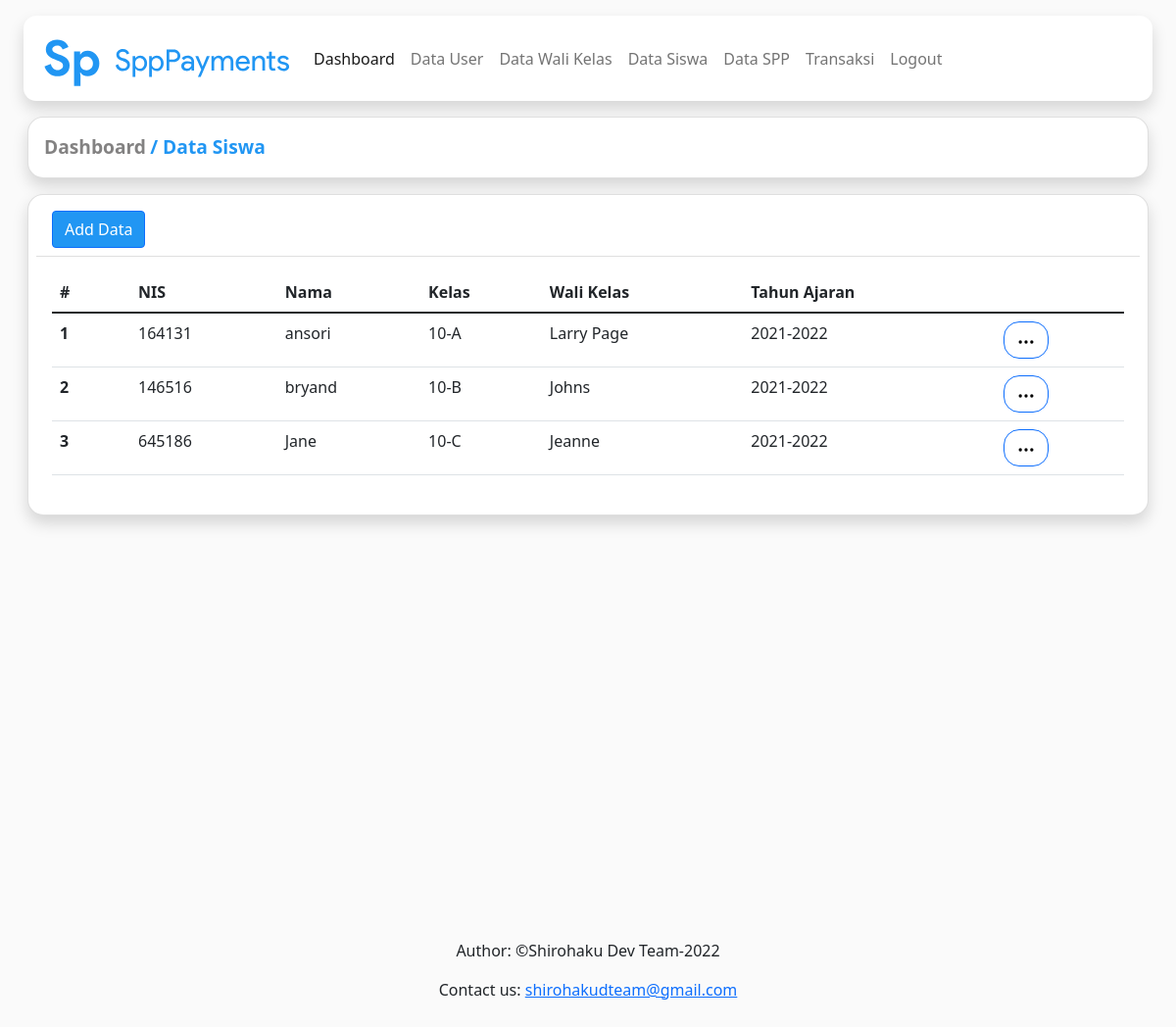
The app's page /src/show/showdatastudent.php (signed in), older data.
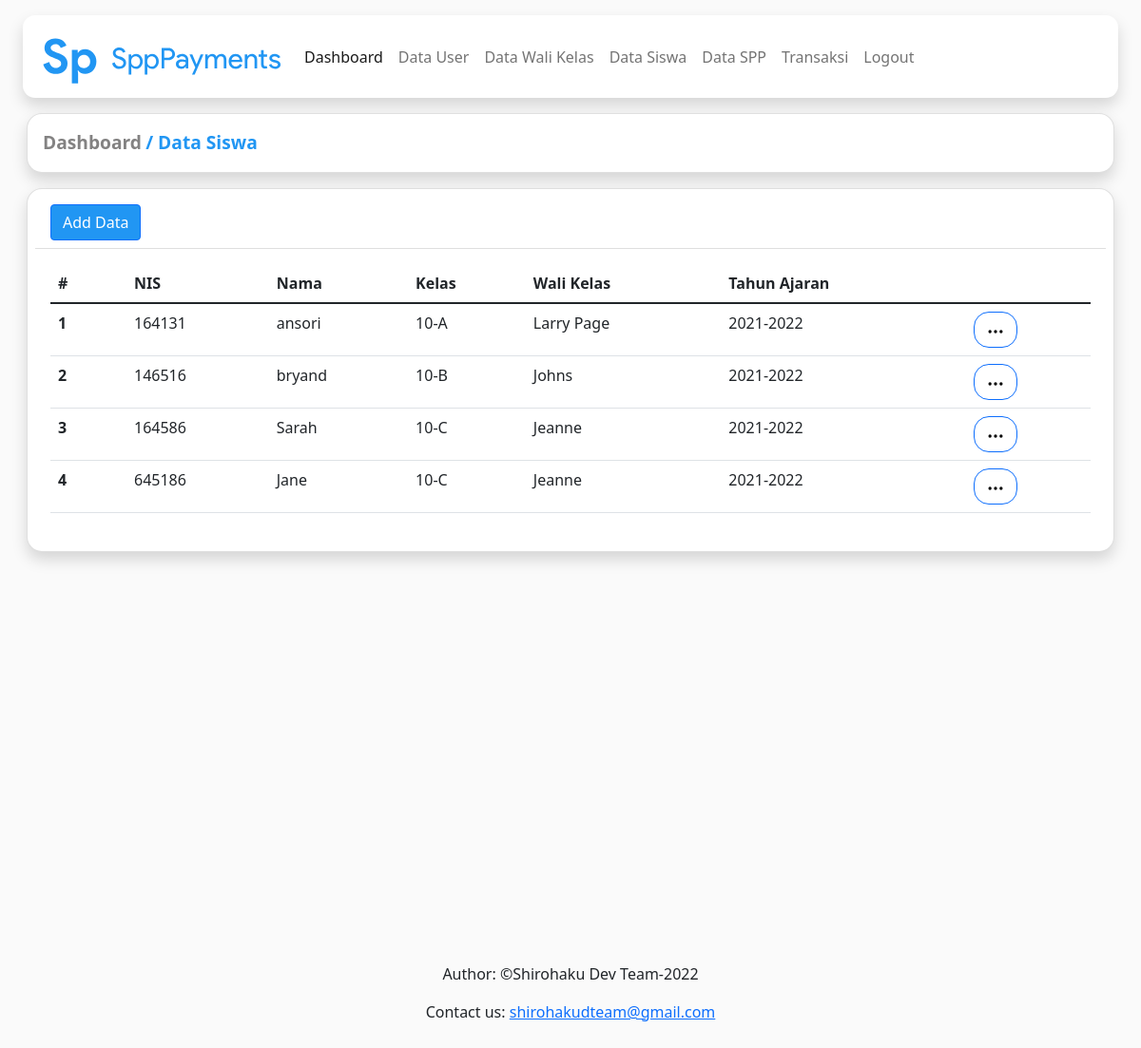
The same page, newer data.
### tables this page shows
CREATE TABLE `student` (
  `nis` varchar(128) NOT NULL,
  `student_name` varchar(255) DEFAULT NULL,
  `class` varchar(8) DEFAULT NULL,
  `periode` varchar(128) DEFAULT NULL
);

CREATE TABLE `wclass` (
  `class` varchar(8) NOT NULL,
  `fullname` varchar(255) DEFAULT NULL
);

### src/show/showdatastudent.php (the view, shortened to what this page needs)
<?php include "../header/header.php"; ?>
<div class="content-body">
        <div class="container-fluid">
		  <div class="card bg-white ms-3 me-3 shadow" style="border-radius: 16px;">
			<div class="card-body">
			  <div class="">
				<a href="../index/admin.php" class="" style="text-decoration: none; color: rgb(131, 130, 130); font-weight: bold; font-size: larger;">Dashboard</a>
				<a href="javascript:void(0)" class="" style="text-decoration: none; color: #2196f3; font-weight: bold; font-size: larger;">/ Data Siswa</a>
           	  </div>
			</div>
		  </div>
          <div class="row">
            <div class="col-lg-12">
              <div class="card bg-white p-2 m-3 shadow" style="border-radius: 16px;">
                <div class="card-header bg-white" style="border-top-left-radius: 16px; border-top-right-radius: 16px;">
									<a href="../add/addstudent.php" class="btn btn-primary d-sm-inline-block d-none" style="background-color: #2196f3;">Add Data</a>
                </div>
                <div class="card-body">
                  <div class="table-responsive">
                    <table class="table table-responsive-md">
                      <thead>
                        <tr>
                          <th style="width: 80px"><strong>#</strong></th>
                          <th><strong>NIS</strong></th>
                          <th><strong>Nama</strong></th>
                          <th><strong>Kelas</strong></th>
                          <th><strong>Wali Kelas</strong></th>
                          <th><strong>Tahun Ajaran</strong></th>
                          <th></th>
                        </tr>
                      </thead>
                      <tbody>
											<?php
												include "../connection/connection.php";
												$getData=mysqli_query($conn, "SELECT a.*, b.fullname FROM student as a inner join wclass as b on a.class = b.class order by class asc");
												$no=1;
												while($data = mysqli_fetch_array($getData)){
													echo "<tr>
                          <td><strong>$no</strong></td>
                          <td>$data[nis]</td>
                          <td>$data[student_name]</td>
                          <td>$data[class]</td>
                          <td>$data[fullname]</td>
                          <td>$data[periode]</td>
                          <td>
                            <div class='dropdown'>
                              <button type='button' class='btn btn-outline-primary light sharp' data-bs-toggle='dropdown' style='border-radius: 16px;'>
                                <svg width='20px' height='20px' viewbox='0 0 24 24' version='1.1'>
                                  <g stroke='none' stroke-width='1' fill='none' fill-rule='evenodd'>
                                    <rect x='0' y='0' width='24' height='24'></rect>
                                    <circle fill='#000000' cx='5' cy='12' r='2'></circle>
                                    <circle fill='#000000' cx='12' cy='12' r='2'></circle>
                                    <circle fill='#000000' cx='19' cy='12' r='2'></circle>
                                  </g>
                                </svg>
                              </button>
                              <div class='dropdown-menu shadow' style='border-radius: 16px;'>
                                <a class='dropdown-item' href='../edit/editstudent.php?nis=$data[nis]'>Edit</a>
                                <a class='dropdown-item' data-bs-toggle='modal' data-bs-target='#exampleModal'>Delete</a>
                              </div>
                            </div>
                          </td>
                        </tr>";
													$no++;
												}
											?>
                      </tbody>
                    </table>
                  </div>
                </div>
              </div>
            </div>
          </div>
        </div>
      </div>
<?php include "../footer/footer.php"; ?>

Row changes from the older to the newer data that the page shows:
added student: nis "164586", student_name "Sarah", class "10-C", class.fullname "Jeanne", periode "2021-2022"
